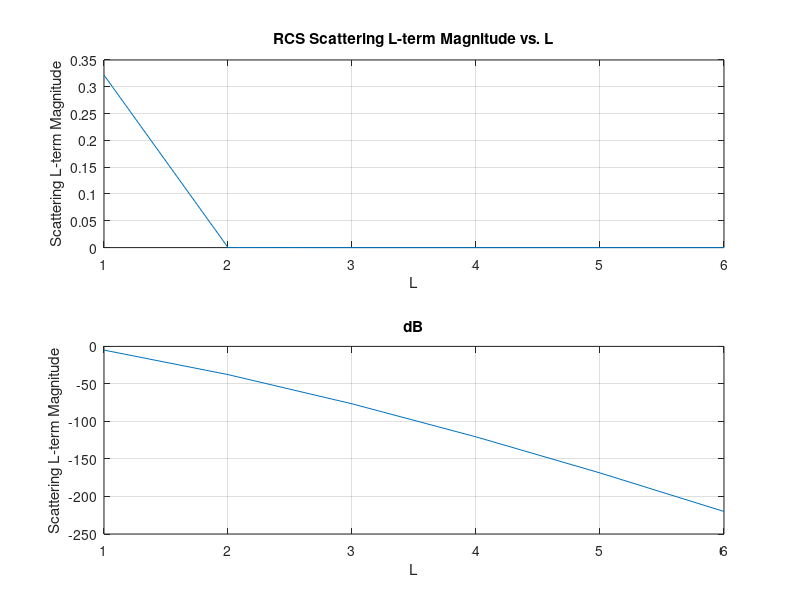

The MATLAB source for this figure:

clear all; clc; close all;

a = 0.6;
k = 1;
xa = k*a;
h = 1e-5;

load L_alpha_beta_coeff_arr;

term_sum = 0;
L_terms = 6;
term_mag_arr = zeros(1, L_terms);
for L = 1:L_terms
   
    L;
    alpha_L = L_alpha_beta_coeff_arr(L,2);
    beta_L = L_alpha_beta_coeff_arr(L,3);
    
    term = (2*L+1) .* ( abs(alpha_L)^2 + abs(beta_L)^2 );
    
    term_mag_arr(1,L) = abs(term);
    
    term_sum = term_sum + term;
    
    
end

constant = pi./(2*k*k);

rcs_sc = constant * term_sum

figure;
subplot(2,1,1)
plot(1:L_terms, term_mag_arr)
xlabel('L')
ylabel('Scattering L-term Magnitude')
title('RCS Scattering L-term Magnitude vs. L')
grid on;
subplot(2,1,2)
plot(1:L_terms, 10.*log10(term_mag_arr))
title('dB')
grid on;
xlabel('L')
ylabel('Scattering L-term Magnitude')